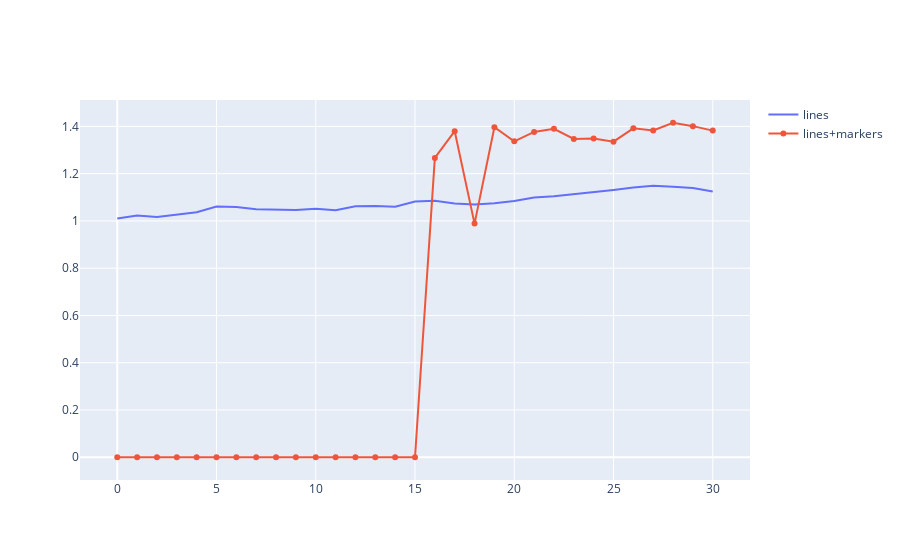

Notebook source saved alongside this figure:
### Code cell
import pandas as pd
temp = lai_yearly.lai.values[-31:]
lai_df = pd.DataFrame(lai_observed,temp)

# px.scatter(lai_df,x=)
# \
import plotly.graph_objects as go


years = [x for x in range(0,31)]
# Create traces
fig = go.Figure()
fig.add_trace(go.Scatter(x=years, y=temp,
                    mode='lines',
                    name='lines'))
fig.add_trace(go.Scatter(x=years, y=lai_observed,
                    mode='lines+markers',
                    name='lines+markers'))

fig.show()

### Figure 1 — Plotly figure (JSON) as saved in the notebook; plotly's stock layout.template omitted (floating-point values rounded to 4 significant figures)
{"data": [{"mode": "lines", "name": "lines", "type": "scatter", "x": [0, 1, 2, 3, 4, 5, 6, 7, 8, 9, 10, 11, 12, 13, 14, 15, 16, 17, 18, 19, 20, 21, 22, 23, 24, 25, 26, 27, 28, 29, 30], "y": [1.01, 1.023, 1.016, 1.025, 1.037, 1.061, 1.058, 1.05, 1.046, 1.046, 1.052, 1.046, 1.062, 1.063, 1.06, 1.082, 1.085, 1.074, 1.07, 1.075, 1.085, 1.099, 1.104, 1.113, 1.122, 1.131, 1.142, 1.149, 1.144, 1.139, 1.125]}, {"mode": "lines+markers", "name": "lines+markers", "type": "scatter", "x": [0, 1, 2, 3, 4, 5, 6, 7, 8, 9, 10, 11, 12, 13, 14, 15, 16, 17, 18, 19, 20, 21, 22, 23, 24, 25, 26, 27, 28, 29, 30], "y": [0, 0, 0, 0, 0, 0, 0, 0, 0, 0, 0, 0, 0, 0, 0, 0, 1.266, 1.38, 0.9887, 1.397, 1.337, 1.377, 1.39, 1.347, 1.349, 1.335, 1.392, 1.383, 1.415, 1.401, 1.382]}], "layout": {}}
